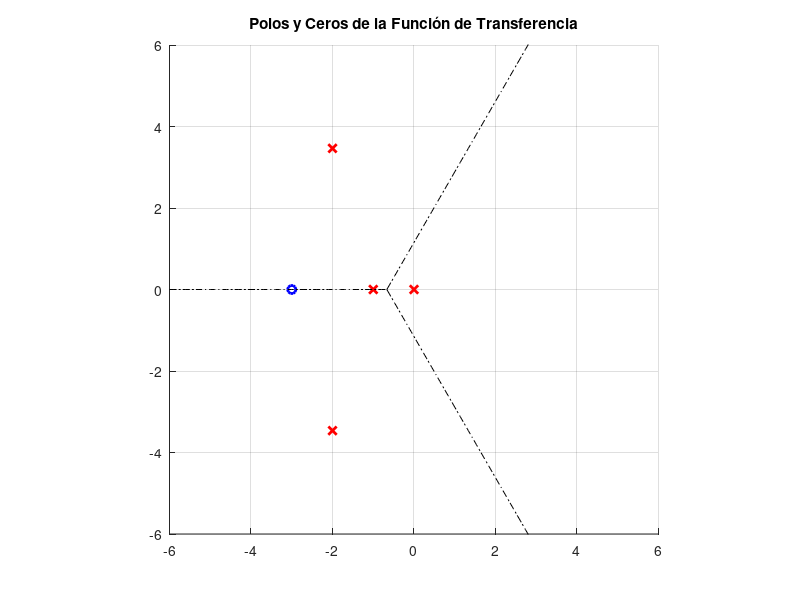
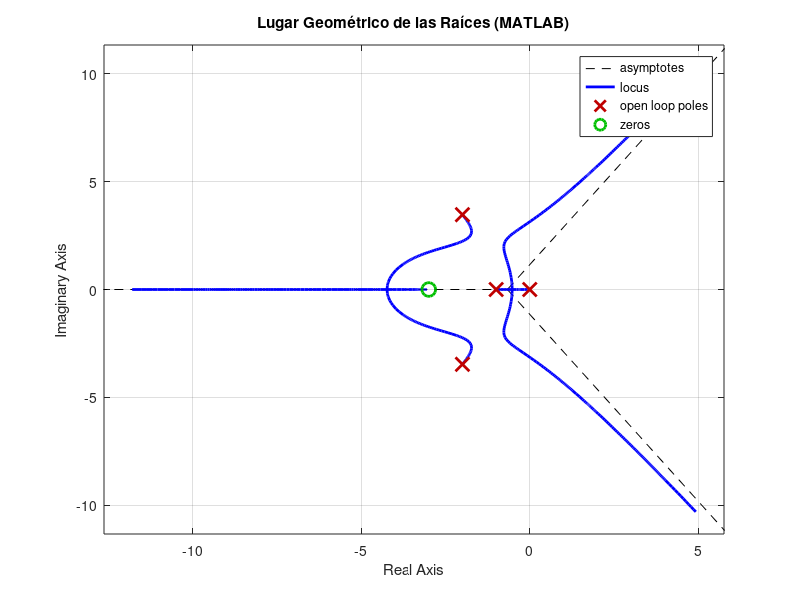

Here is the MATLAB script that generated these plots, in order: (Note: this script raises an error after producing the figures.)
% Numerador y denominador de la función de transferencia
num = [1 3];
den = [1 5 20 16 0];

% Cálculo de ceros y polos
zs = roots(num);
ps = roots(den);

% Gráfica de polos (x) y ceros (o)
figure
v = [-6 6 -6 6]; 
axis(v); axis square;
hold on; grid on;
plot(real(zs), imag(zs), 'bo', 'LineWidth', 2); % Ceros (azul)
plot(real(ps), imag(ps), 'rx', 'LineWidth', 2); % Polos (rojo)
title('Polos y Ceros de la Función de Transferencia');

% Centro de las asíntotas
sigma0 = -2/3;

% Barrido de x para dibujar las rectas con ±60°
x = sigma0:0.1:6;
y1 = sqrt(3) * (x - sigma0);  % Pendiente +60°
y2 = -y1;                     % Pendiente -60°

% Recta horizontal (ángulo 0°)
xa = -6:0.1:sigma0;
ya = zeros(1, length(xa));

% Gráfico
plot(x, y1, 'k-.');     % Asíntota +60°
plot(x, y2, 'k-.');     % Asíntota -60°
plot(xa, ya, 'k-.');    % Asíntota 180°

% Función de transferencia
G = tf(num, den);

% LGR automático con rlocus
figure
rlocus(G)
title('Lugar Geométrico de las Raíces (MATLAB)');
grid on

% Polinomio obtenido al derivar K y anular la derivada
% 3s^4 + 22s^3 + 65s^2 + 120s + 48 = 0
coef = [3 22 65 120 48];

% Raíces reales: posibles puntos de llegada
roots(coef)

% Polinomio: s^4 + 5s^3 + 20s^2 + (16+K)s + 3K = 0
% Se analiza para obtener el valor de K marginalmente estable

% Coeficientes simbólicos
syms K
a0 = 1; 
a1 = 5;
a2 = 20;
a3 = 16 + K;
a4 = 3*K;

% Tabla de Routh simplificada (solo los elementos claves)
b1 = (a1*a2 - a0*a3) / a1;
c1 = (a1*a4 - a0*0) / a1;
d1 = (b1*c1 - a1*a4) / b1;

% Ecuación para marginalmente estable
eq = K^2 + 7*K - 1344;
sol = solve(eq, K);

% Reemplazar valor de K = 33.3273
K = 33.3273;
a3 = 16 + K;
a4 = 3 * K;

% Polinomio con K insertado
num = [1 5 20 a3 a4];

% Raíces para ver cruce en eje imaginario
roots(num)
